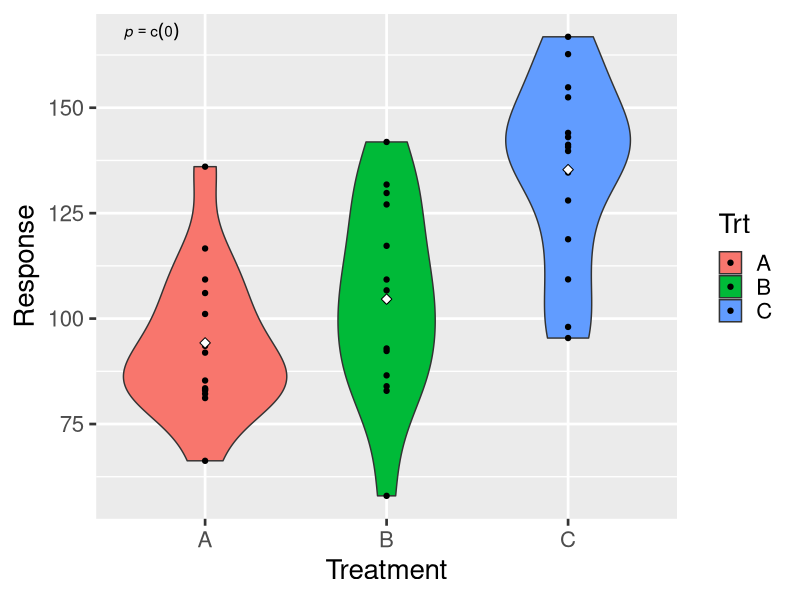

R code for this plot:
## ---- chunk 1
knitr::opts_chunk$set(echo = TRUE)
## ---- chunk 2
set.seed <- 57   #for repeatable results
library(ggplot2)

GroupN <- 3      # number of treatment groups
RanN <- 1000     # number of random data sets to create

MeanA <- 100 # mean of treatment group A
sdA <- 20    # standard deviation of treatment group A
RepA <- 15   # number of replicates of treatment group A

MeanB <- 100
sdB <- 20
RepB <- 15

MeanC <- 130
sdC <- 20
RepC <- 15

ParamList <- list(GroupN=GroupN,RanN=RanN,
                  MeanA=MeanA,sdA=sdA,RepA=RepA,
                  MeanB=MeanB,sdB=sdB,RepB=RepB,
                  MeanC=MeanC,sdC=sdC,RepC=RepC)

## ---- chunk 3
##################################################
# function: DataGen
# create a single data frame
# input: parameter list 
# output: 2-column dataframe, with factor Treatment and response
#------------------------------------------------- 
DataGen <- function(ParamList) {
Trt1 <- rnorm(n=RepA,mean=MeanA,sd=sdA)
Trt2 <- rnorm(n=RepB,mean=MeanB,sd=sdB)
Trt3 <- rnorm(n=RepC,mean=MeanC,sd=sdC)
Trt <- c(rep("A",RepA),rep("B",RepB),rep("C",RepC))
x <- data.frame(Trt,Response=c(Trt1,Trt2,Trt3))
return(x)

}
##################################################

## ---- chunk 4
##################################################
# function: getP
# extract p-value from ANOVA
# input: data frame
# output: p-value for ANOVA
#------------------------------------------------- 
getP <- function(dframe) {
pVal <- unlist(summary(aov(dframe$Response~dframe$Trt)))["Pr(>F)1"]
return(pVal)
}
##################################################
## ---- chunk 5
##################################################
# function: AnovaPlot
# Creates box plots with data overlays for ANOVA data
# input: 2-column long-form data frame with 1-way layout
# output: ggplot graph
#------------------------------------------------- 
AnovaPlot <- function(z) {
  # pull out p value from model summary
  pVal <- getP(z)
  # create an expression to add to the graph
eqn <- as.character(as.expression(
       substitute(italic(p) == pCon,
                  list(pCon= round(pVal,digits=3)))))
print(eqn)
  
  
AnovaFig <- ggplot(data=z, aes(x=Trt,y=Response,fill=Trt))
AnovaFig +  
  geom_violin() +
  geom_point() + 
  theme_gray(base_size = 20) +
  xlab("Treatment") +
  stat_summary(fun.y=mean,geom="point",fill="white",shape=23,size=2.5) +
  annotate("text",label=eqn,parse=TRUE,x=-Inf,y=Inf,hjust=-0.5,vjust=1.5)

}
AnovaPlot(DataGen(ParameterList))
##################################################

## ---- chunk 6
##################################################
# function: SimEngine
# Simulates multiple runs of DataGen and retains p value from each
# input: ParamList, which contains the number of simulations RanN
# output: Vector of p values
#------------------------------------------------- 
SimEngine <- function(z) {

# pVec <- replicate(n=z$RanN,expr=DataGen(z)  
# pVal <- unlist(summary(aov(z$Response~z$Trt)))["Pr(>F)1"]

return("testing.............functionname")
}
##################################################
